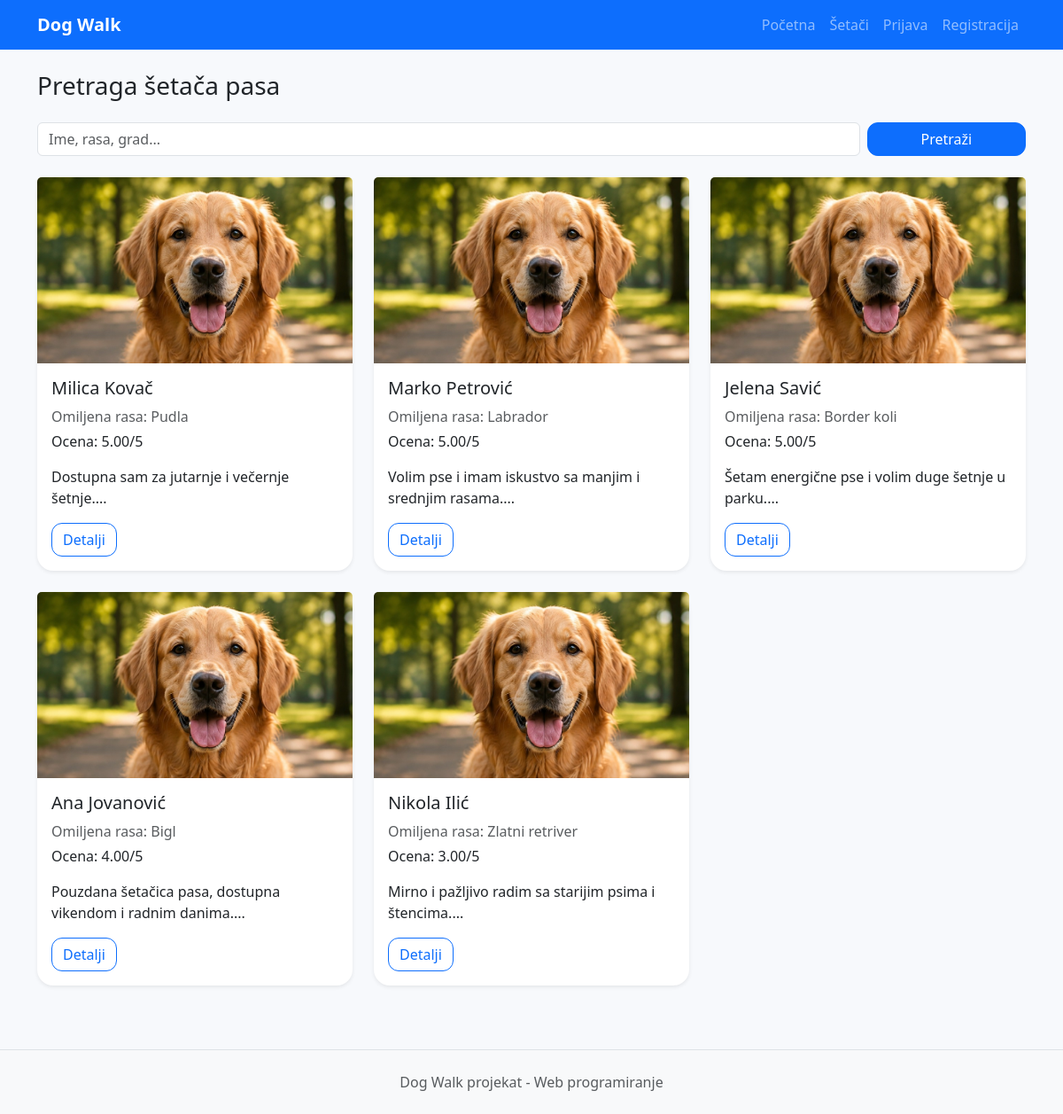
Screenshot of /walkers.php with the database file from the repository.
### tables this page shows
CREATE TABLE walkers (
    id INT AUTO_INCREMENT PRIMARY KEY,
    user_id INT NOT NULL UNIQUE,
    photo VARCHAR(255),
    description TEXT,
    favorite_breed VARCHAR(100),
    is_approved TINYINT(1) NOT NULL DEFAULT 0,
    is_available TINYINT(1) NOT NULL DEFAULT 1,
    contact_count INT NOT NULL DEFAULT 0,
    created_at TIMESTAMP DEFAULT CURRENT_TIMESTAMP,
    FOREIGN KEY (user_id) REFERENCES users(id) ON DELETE CASCADE
);

CREATE TABLE users (
    id INT AUTO_INCREMENT PRIMARY KEY,
    email VARCHAR(255) NOT NULL UNIQUE,
    password VARCHAR(255) NOT NULL,
    first_name VARCHAR(100) NOT NULL,
    last_name VARCHAR(100) NOT NULL,
    phone VARCHAR(50),
    address VARCHAR(255),
    role ENUM('user','walker','admin') NOT NULL DEFAULT 'user',
    is_active TINYINT(1) NOT NULL DEFAULT 0,
    is_blocked TINYINT(1) NOT NULL DEFAULT 0,
    activation_token VARCHAR(255),
    reset_token VARCHAR(255),
    reset_expires_at DATETIME,
    created_at TIMESTAMP DEFAULT CURRENT_TIMESTAMP
);

### includes/functions.php (called while the page is built, shortened)
<?php
function cleanInput(string $value): string
{
    return trim(htmlspecialchars($value, ENT_QUOTES, 'UTF-8'));
}
function isLoggedIn(): bool
{
    return isset($_SESSION['user_id']);
}
function textExcerpt(string $value, int $length): string
{
    if (function_exists('mb_substr')) {
        return mb_substr($value, 0, $length, 'UTF-8');
    }
    return substr($value, 0, $length);
}

### includes/Database.php (called while the page is built, shortened)
<?php
class Database
{
    private static ?PDO $connection = null;
    public static function getConnection(): PDO
    {
        if (self::$connection === null) {
            $dsn = 'mysql:host=' . DB_HOST . ';dbname=' . DB_NAME . ';charset=utf8mb4';
            self::$connection = new PDO($dsn, DB_USER, DB_PASS, [
                PDO::ATTR_ERRMODE => PDO::ERRMODE_EXCEPTION,
                PDO::ATTR_DEFAULT_FETCH_MODE => PDO::FETCH_ASSOC,
            ]);
        }
        return self::$connection;
    }
}

### classes/Walker.php (called while the page is built, shortened)
<?php
require_once __DIR__ . '/../includes/Database.php';
require_once __DIR__ . '/../includes/functions.php';
class Walker
{
    private PDO $database;
    public function __construct()
    {
        $this->database = Database::getConnection();
    }
    public function getApprovedWalkers(string $search = ''): array
    {
        $sql = 'SELECT walkers.*, users.first_name, users.last_name, users.email, users.phone, users.address,
                COALESCE(rating_stats.average_rating, 0) AS average_rating,
                COALESCE(rating_stats.rating_count, 0) AS rating_count
                FROM walkers
                JOIN users ON users.id = walkers.user_id
                LEFT JOIN (
                    SELECT walker_id, AVG(rating) AS average_rating, COUNT(id) AS rating_count
                    FROM ratings
                    GROUP BY walker_id
                ) AS rating_stats ON rating_stats.walker_id = walkers.id
                WHERE walkers.is_approved = 1 AND walkers.is_available = 1 AND users.is_active = 1 AND users.is_blocked = 0';
        $params = [];
        $sql .= ' ORDER BY average_rating DESC, walkers.contact_count DESC';
        $statement = $this->database->prepare($sql);
        $statement->execute($params);
        return $statement->fetchAll();
    }
}

### walkers.php (the view, shortened to what this page needs)
<?php
require_once __DIR__ . '/includes/header.php';
require_once __DIR__ . '/classes/Walker.php';
$search = cleanInput($_GET['search'] ?? '');
$walkerService = new Walker();
$walkers = $walkerService->getApprovedWalkers($search);
?>
<h1 class="h3 mb-4">Pretraga šetača pasa</h1>
<form class="row g-2 mb-4" method="get">
    <div class="col-md-10"><input class="form-control" name="search" placeholder="Ime, rasa, grad..." value="<?= $search ?>"></div>
    <div class="col-md-2"><button class="btn btn-primary w-100">Pretraži</button></div>
</form>
<div class="row g-4">
<?php foreach ($walkers as $walker): ?>
    <?php $photo = $walker['photo'] ? BASE_URL . '/uploads/walkers/' . cleanInput($walker['photo']) : BASE_URL . '/assets/img/default-dog.jpg'; ?>
    <div class="col-md-6 col-lg-4">
        <div class="card h-100 shadow-sm">
            <img src="<?= $photo ?>" class="card-img-top walker-image" alt="Dog walker">
            <div class="card-body">
                <h2 class="h5"><?= cleanInput($walker['first_name'] . ' ' . $walker['last_name']) ?></h2>
                <p class="text-muted mb-1">Omiljena rasa: <?= cleanInput($walker['favorite_breed'] ?: 'Nije navedeno') ?></p>
                <p>Ocena: <?= number_format((float) $walker['average_rating'], 2) ?>/5</p>
                <p><?= cleanInput(textExcerpt($walker['description'] ?? '', 90)) ?>...</p>
                <a class="btn btn-outline-primary" href="walker.php?id=<?= (int) $walker['id'] ?>">Detalji</a>
            </div>
        </div>
    </div>
<?php endforeach; ?>
</div>
<?php require_once __DIR__ . '/includes/footer.php'; ?>

### includes/header.php (shortened to what this page needs)
<!doctype html>
<html lang="sr">
<head>
    <link href="https://cdn.jsdelivr.net/npm/bootstrap@5.3.3/dist/css/bootstrap.min.css" rel="stylesheet">
    <link href="<?= BASE_URL ?>/assets/css/style.css" rel="stylesheet">
</head>
<body>
<nav class="navbar navbar-expand-lg navbar-dark bg-primary">
    <div class="container">
        <a class="navbar-brand fw-bold" href="<?= BASE_URL ?>/index.php">Dog Walk</a>
        <div class="collapse navbar-collapse" id="mainNavbar">
            <ul class="navbar-nav ms-auto">
                <li class="nav-item"><a class="nav-link" href="<?= BASE_URL ?>/index.php">Početna</a></li>
                <li class="nav-item"><a class="nav-link" href="<?= BASE_URL ?>/walkers.php">Šetači</a></li>
                <?php if (isLoggedIn()): ?>
                    <li class="nav-item"><a class="nav-link" href="<?= BASE_URL ?>/profile.php">Profil</a></li>
                    <?php if (isWalker()): ?>
                        <li class="nav-item"><a class="nav-link" href="<?= BASE_URL ?>/walker_profile.php">Moj oglas</a></li>
                        <li class="nav-item"><a class="nav-link" href="<?= BASE_URL ?>/walker_requests.php">Zahtevi</a></li>
                    <?php endif; ?>
                    <?php if (isAdmin()): ?><li class="nav-item"><a class="nav-link" href="<?= BASE_URL ?>/admin/users.php">Admin</a></li><?php endif; ?>
                    <li class="nav-item"><a class="nav-link" href="<?= BASE_URL ?>/logout.php">Odjava</a></li>
                <?php else: ?>
                    <li class="nav-item"><a class="nav-link" href="<?= BASE_URL ?>/login.php">Prijava</a></li>
                    <li class="nav-item"><a class="nav-link" href="<?= BASE_URL ?>/register.php">Registracija</a></li>
                <?php endif; ?>
            </ul>
        </div>
    </div>
</nav>
<main class="container py-4">

### includes/footer.php (shortened to what this page needs)
</main>
<footer class="bg-light border-top py-4 mt-5">
    <div class="container text-center text-muted">Dog Walk projekat - Web programiranje</div>
</footer>
</body>
</html>

### assets/css/style.css (style rules this page uses)
body { background: #f7f9fc; }
.walker-image { height: 210px; object-fit: cover; }
.card { border: 0; border-radius: 18px; }
.btn { border-radius: 12px; }

### rows the page displays
walkers: user.last_name "Milica Kovač", favorite_breed "Pudla", average_rating "5.00", description "Dostupna sam za jutarnje i večernje šetnje."
walkers: user.last_name "Marko Petrović", favorite_breed "Labrador", average_rating "5.00", description "Volim pse i imam iskustvo sa manjim i srednjim rasama."
walkers: user.last_name "Jelena Savić", favorite_breed "Border koli", average_rating "5.00", description "Šetam energične pse i volim duge šetnje u parku."
walkers: user.last_name "Ana Jovanović", favorite_breed "Bigl", average_rating "4.00", description "Pouzdana šetačica pasa, dostupna vikendom i radnim danima."
walkers: user.last_name "Nikola Ilić", favorite_breed "Zlatni retriver", average_rating "3.00", description "Mirno i pažljivo radim sa starijim psima i štencima."
